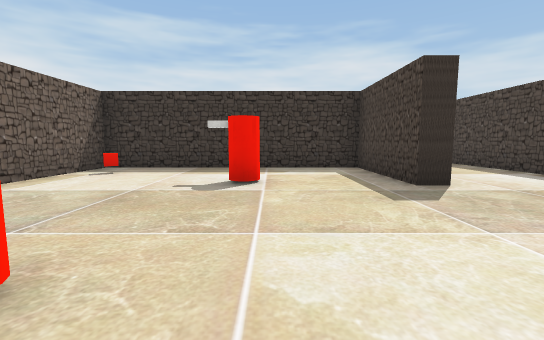
[1] (above)

21 first-person views from a walk through a scene from a Unity 3-D project. The camera is 1.3 m above the floor, tilts 6° down and sees 90° across. Doors are open. The floor is counted in squares, 2 m on a side. Each view is taken from the middle of a square. On the plan, view 1 faces up. The plan holds only what a view shows up to about 9 squares ahead; the rest is blank. The place goes on beyond the plan. The player character is not drawn. Some surface patterns are stand-ins.

[2]
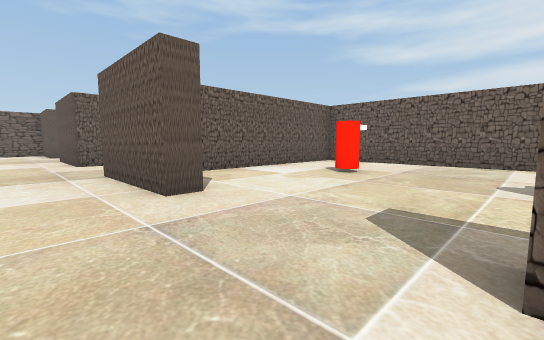

[3]
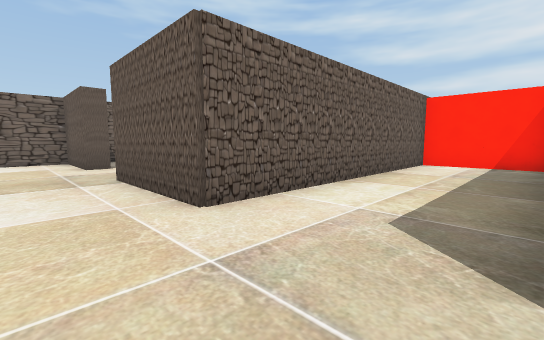

[4]
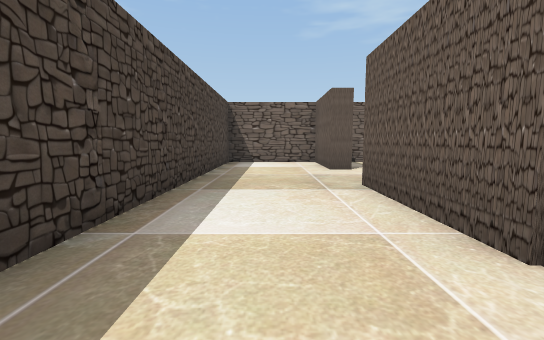

[5]
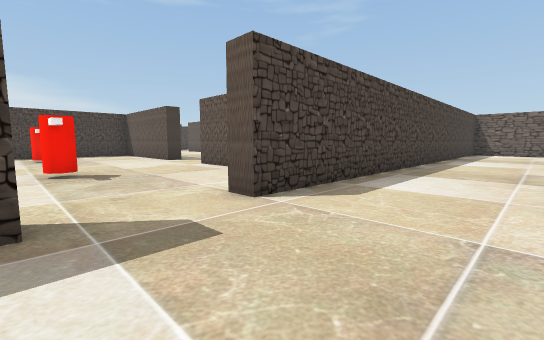

[6]
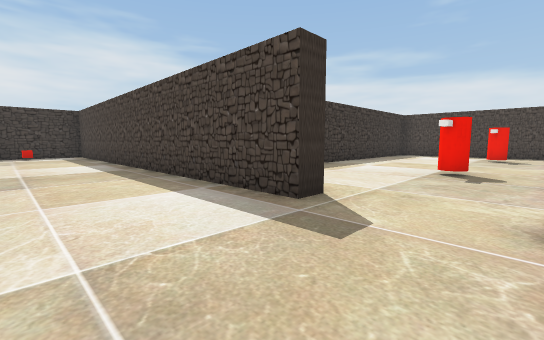

[7]
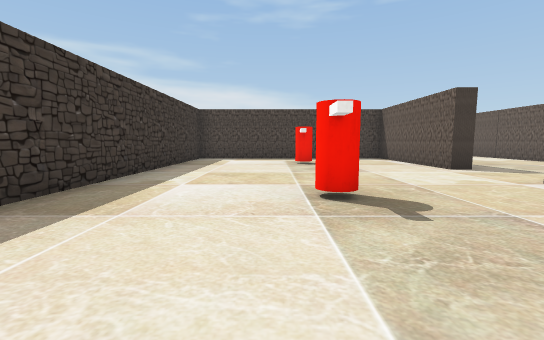

[8]
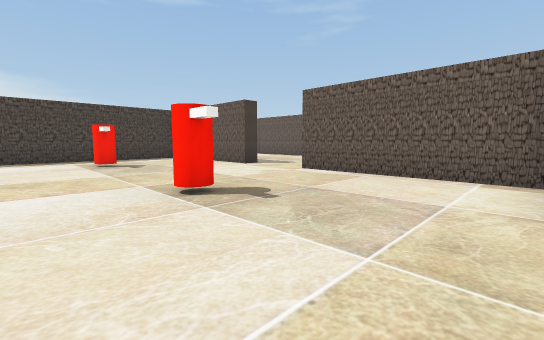

[9]
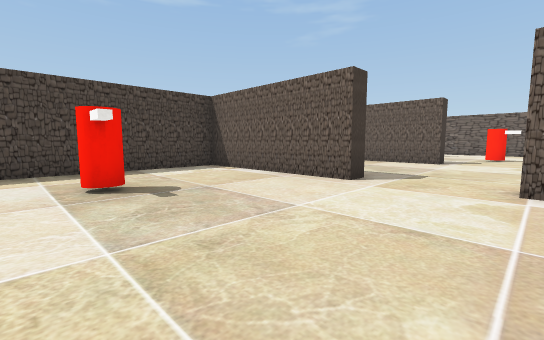

[10]
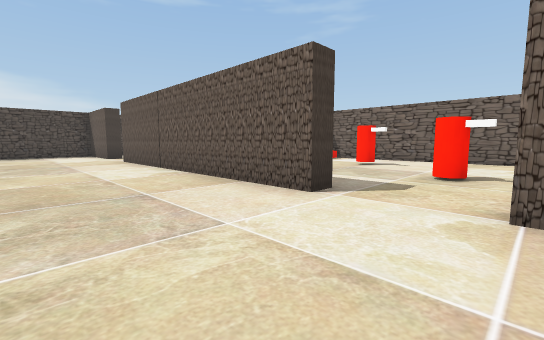

[11]
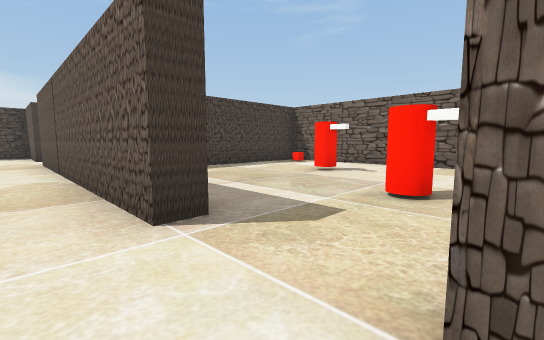

[12]
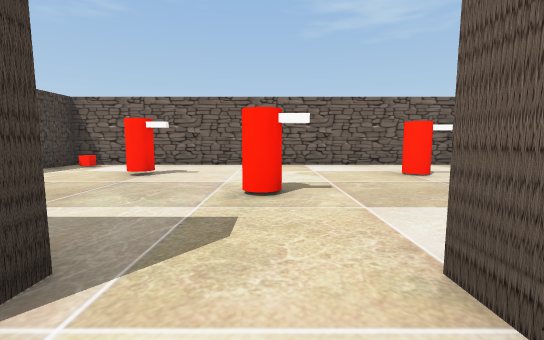

[13]
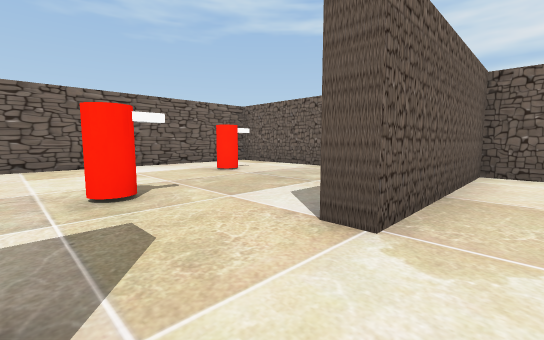

[14]
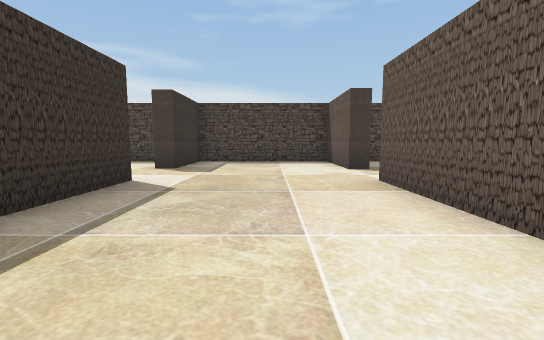

[15]
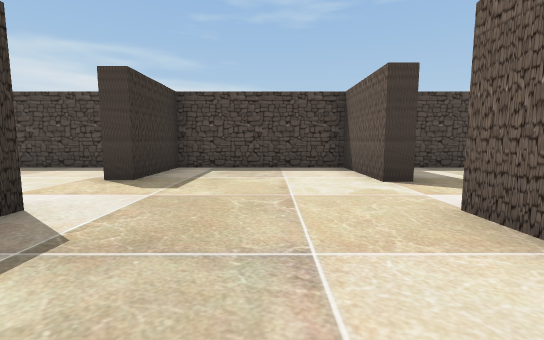

[16]
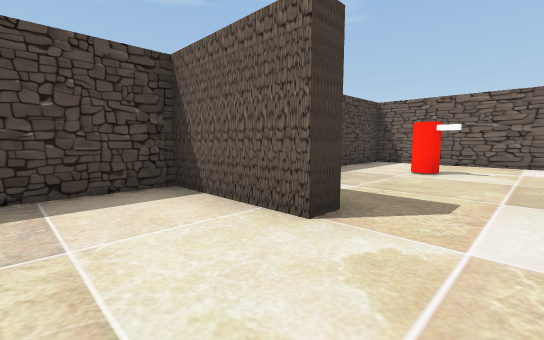

[17]
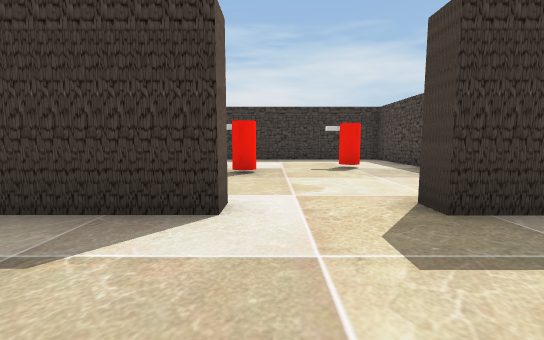

[18]
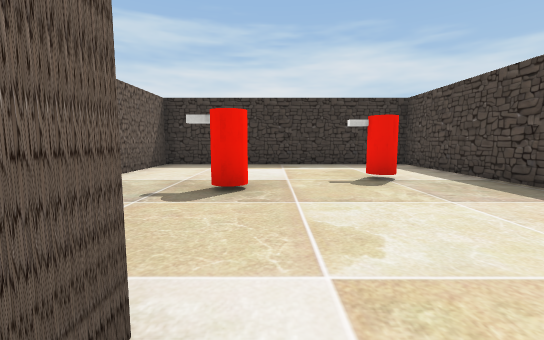

[19]
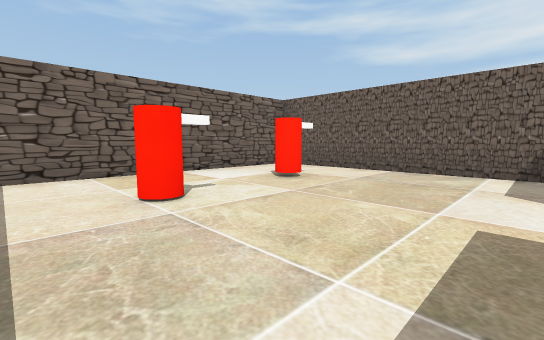

[20]
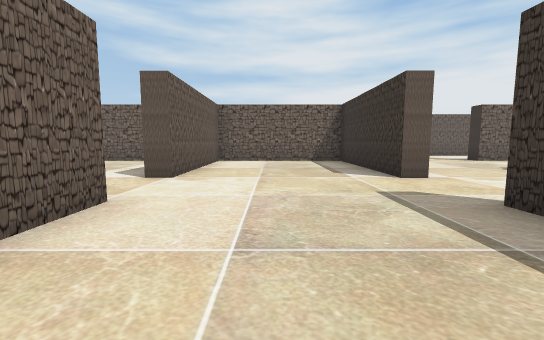

[21]
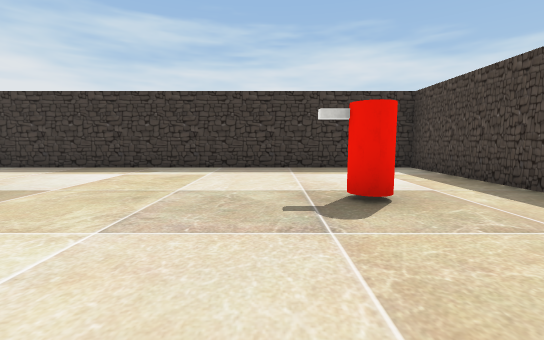

### Floor plan
Points are (right, up) in squares from view 1. A wall is a line through its corners. A room is listed if a view was taken in it or the views show most of it. See-through windows are left out.
Room 1 (views 1, 2, 3, 4, 5, 6)
walls: (2.1, 0.9) (2.6, 0.9) (2.6, -1.9); (2.8, 4) (2.1, 4) (2.1, 6.8) (-4.2, 6.8) (-4.2, -0.2); (-3.5, -1.3) (0.9, -1.3); (-4.2, -1.9) (-4.2, -4.3) (2.6, -4.3) (2.6, -7.1); (5.4, 4) (5.4, 7.5); (2.6, -9.3) (2.6, -11.6) (5.4, -11.6) (5.4, 1.9)
ways out: opening at (5, 3) to room 2; opening at (2, -8.5); opening at (3.5, 7.5)
objects: red cube (-3, 6); other object (-1, 1); other object (0, 4)
Room 2 (views 7, 8, 9, 21)
walls: (12.3, -0.2) (16.5, -0.2) (16.5, 6.8) (6.1, 6.8); (5.9, 4) (5.4, 4); (5.4, 1.9) (5.9, 1.9); (5.9, -0.2) (10.2, -0.2)
ways out: opening at (5, 3) to room 1; open door at (11.5, -0.5) to room 3
objects: other object (9, 3); other object (14, 3)
Room 3 (views 10, 11, 12, 13, 14, 15, 16, 17, 18, 20)
walls: (12.8, -0.7) (12.3, -0.7); (12.1, -4.8) (19.6, -4.8); (10.2, -0.7) (5.9, -0.7); (19.5, -0.1) (19.5, -0.7) (17.2, -0.7); (21.4, -4.8) (23.8, -4.8) (23.8, -0.7) (21.5, -0.7) (21.5, -0.1); (5.9, -3.9) (5.9, -4.8) (10.2, -4.8)
ways out: open door at (11.5, -0.5) to room 2; open door at (20.5, -5) to room 4; open door at (11.5, -5) to room 5; open door at (20.5, 0) to room 6
Room 4 (view 19)
walls: (17, -5.9) (17, -10.9); (23.8, -7.9) (23.8, -6.1); (17.2, -11.6) (23.8, -11.6) (23.8, -9.4)
ways out: open door at (20.5, -5) to room 3
objects: other object (19, -10); other object (22, -9)
Room 5 (no view inside)
walls: (5.9, -8.2) (5.9, -10.8); (5.9, -11.6) (16.5, -11.6) (16.5, -7.9)
ways out: open door at (11.5, -5) to room 3
objects: other object (8, -10) to (8, -9); other object (11, -8); other object (14, -9); red cube (16, -11)
Room 6 (no view inside)
walls: (23.8, 0.8) (23.8, 6.8) (17, 6.8) (17, 4.4)
ways out: open door at (20.5, 0) to room 3
objects: other object (19, 3); other object (22, 4)

Positions as (right, up) in squares from view 1, and headings:
1: (0, 0), facing up
2: (4, 4), facing down-left
3: (4, -2), facing down-left
4: (4, -3), facing down
5: (3, 4), facing down-right
6: (3, 2), facing up-right
7: (6, 4), facing right
8: (6, 5), facing down-right
9: (10, 4), facing down-right
10: (10, -2), facing down-right
11: (10, -4), facing down-right
12: (11, -4), facing down
13: (12, -4), facing down-left
14: (15, -3), facing right
15: (17, -3), facing right
16: (20, -3), facing down-right
17: (20, -3), facing up
18: (20, -1), facing up
19: (23, -6), facing down-left
20: (15, -3), facing left
21: (13, 0), facing up
